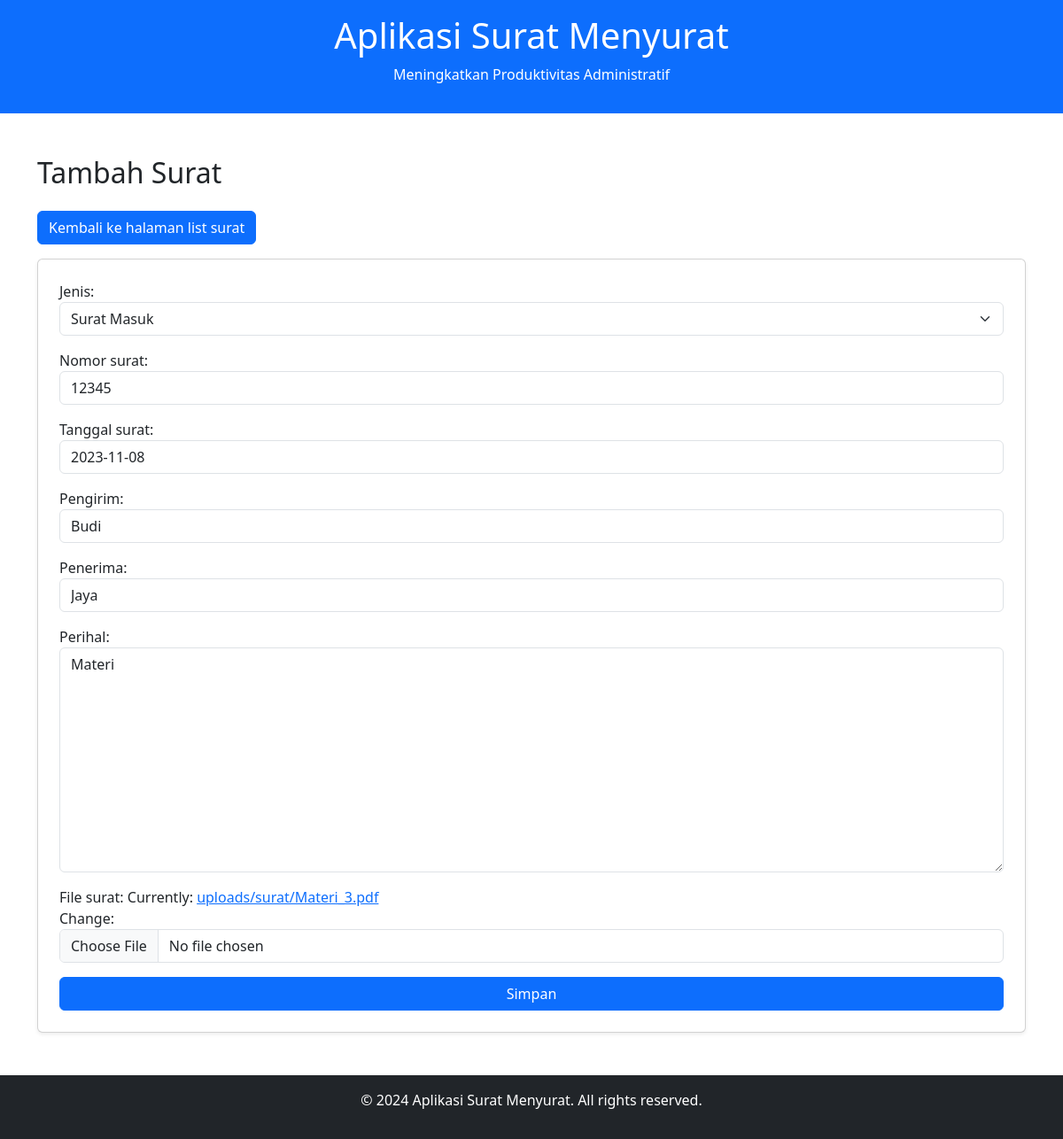
Screenshot of /edit/17/ with the database file from the repository.
### surat/models.py (models this page shows, shortened)
class Surat(models.Model):
    JENIS_SURAT = [
        ('Masuk', 'Surat Masuk'),
        ('Keluar', 'Surat Keluar'),
    ]
    jenis = models.CharField(max_length=6, choices=JENIS_SURAT)
    nomor_surat = models.CharField(max_length=100, unique=True)
    tanggal_surat = models.DateField()
    pengirim = models.CharField(max_length=100)
    penerima = models.CharField(max_length=100)
    perihal = models.TextField()
    file_surat = models.FileField(upload_to='uploads/surat/')

### surat/views.py (the view)
# urls.py: path('edit/<int:surat_id>/', views.edit_surat, name='edit_surat'),
def edit_surat(request, surat_id):
    surat = get_object_or_404(Surat, id=surat_id)
    old_file = surat.file_surat.path if surat.file_surat else None  # Simpan path file lama
    if request.method == 'POST':
        form = SuratForm(request.POST, request.FILES, instance=surat)
        if form.is_valid():
            if 'file_surat' in request.FILES:
                if old_file and os.path.exists(old_file):
                    os.remove(old_file)
            form.save()  # Simpan surat beserta file baru
            return redirect('list_surat')  # Kembali ke daftar surat setelah edit
    else:
        form = SuratForm(instance=surat)
    return render(request, 'surat/edit_surat.html', {'form': form, 'surat': surat})

### surat/forms.py
class SuratForm(forms.ModelForm):
    class Meta:
        model = Surat
        fields = ['jenis', 'nomor_surat', 'tanggal_surat', 'pengirim', 'penerima', 'perihal', 'file_surat']

### surat/templatetags/add_class_filter.py (called while the page is built)
@register.filter(name='add_class')
def add_class(field, css_class):
    return field.as_widget(attrs={"class": css_class})

### surat/templates/surat/edit_surat.html (shortened to what this page needs)
{% extends 'surat/base.html' %}
{% load add_class_filter %}
{% block content %}
<h2 class="mb-4">Tambah Surat</h2>
<a href="{% url 'list_surat' %}" class="btn btn-primary mb-3">Kembali ke halaman list surat</a>
<form method="post" enctype="multipart/form-data" class="card p-4 shadow-sm">
    <div class="mb-3">
        {{ form.jenis.label_tag }}
        {{ form.jenis|add_class:"form-select" }}
    </div>
    <div class="mb-3">
        {{ form.nomor_surat.label_tag }}
        {{ form.nomor_surat|add_class:"form-control" }}
    </div>
    <div class="mb-3">
        {{ form.tanggal_surat.label_tag }}
        {{ form.tanggal_surat|add_class:"form-control" }}
    </div>
    <div class="mb-3">
        {{ form.pengirim.label_tag }}
        {{ form.pengirim|add_class:"form-control" }}
    </div>
    <div class="mb-3">
        {{ form.penerima.label_tag }}
        {{ form.penerima|add_class:"form-control" }}
    </div>
    <div class="mb-3">
        {{ form.perihal.label_tag }}
        {{ form.perihal|add_class:"form-control" }}
    </div>
    <div class="mb-3">
        {{ form.file_surat.label_tag }}
        {{ form.file_surat|add_class:"form-control" }}
    </div>
    <button type="submit" class="btn btn-primary">Simpan</button>
</form>
{% endblock %}

### rows the page displays
Surat: jenis "Surat Masuk", nomor_surat "12345", tanggal_surat "2023-11-08", pengirim "Budi", penerima "Jaya", perihal "Materi"
